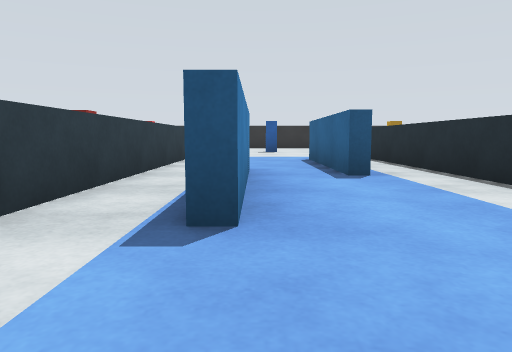
View 1 (above)

20 first-person views from a walk through a robot-simulator world made for Gazebo. The camera is 0.45 m above the floor, tilts 6° down and sees 70° across. The floor is counted in squares, 1 m on a side. Each view is taken from the middle of a square. On the plan, view 1 faces up. The plan holds only what a view shows up to about 9 squares ahead; the rest is blank.

View 2
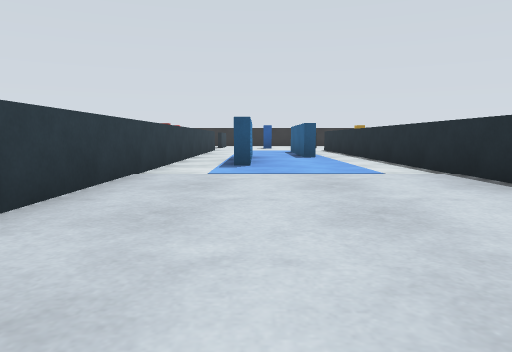

View 3
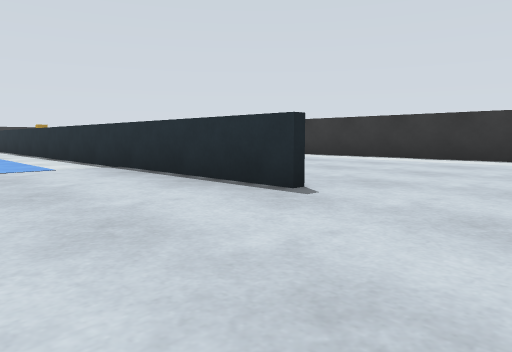

View 4
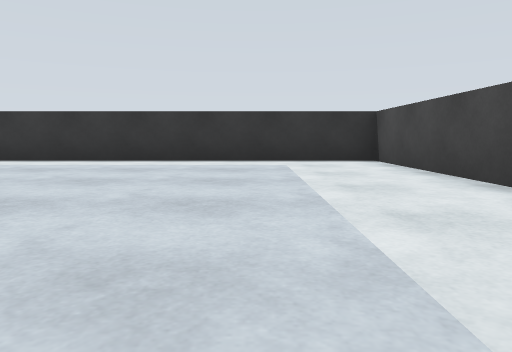

View 5
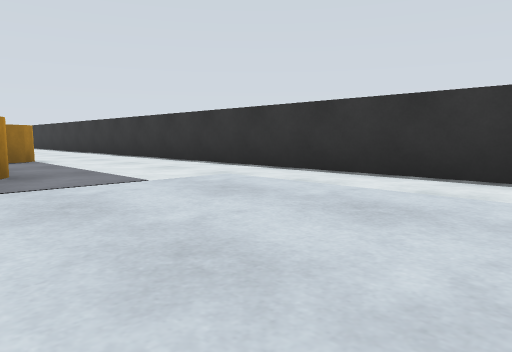

View 6
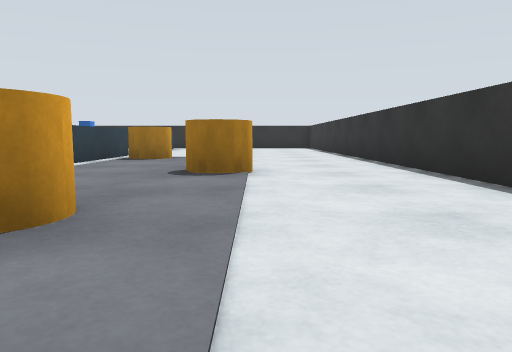

View 7
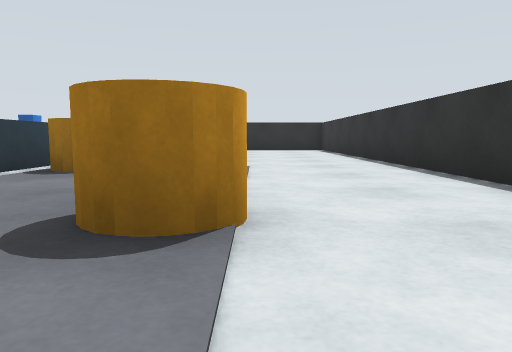

View 8
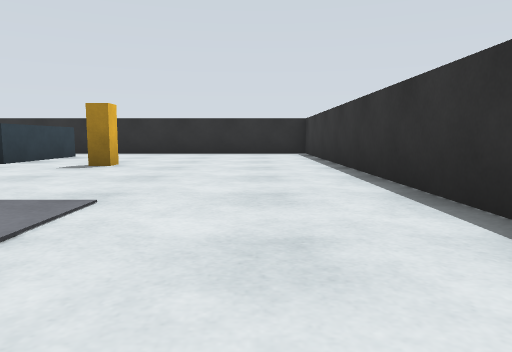

View 9
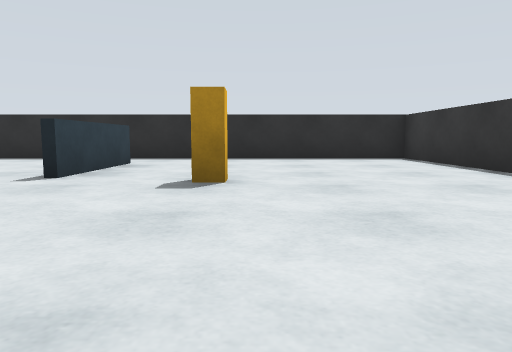

View 10
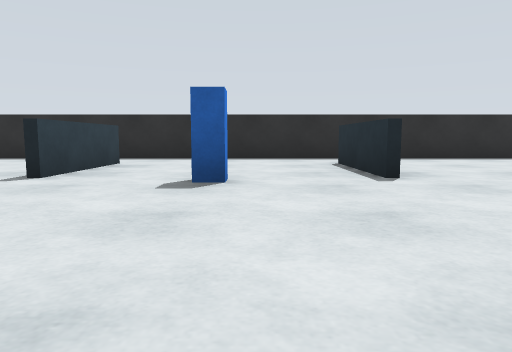

View 11
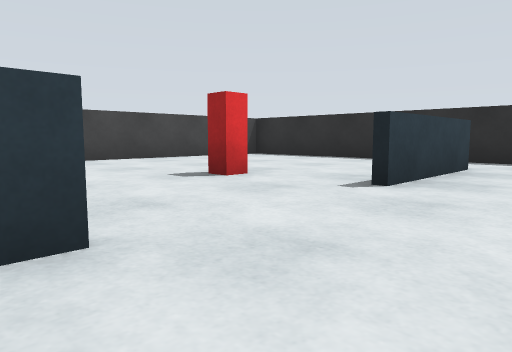

View 12
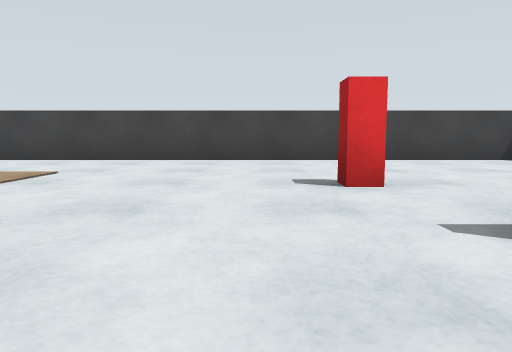

View 13
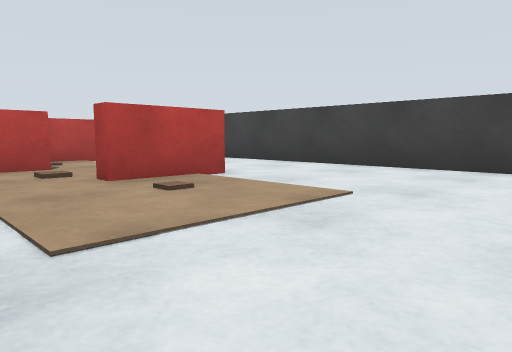

View 14
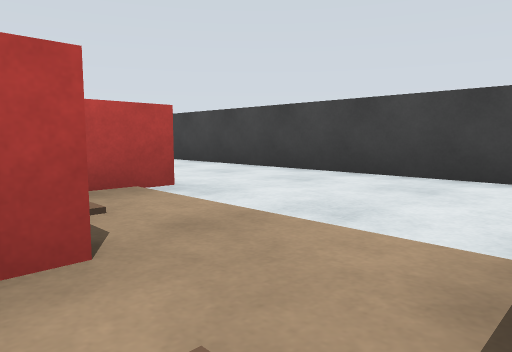

View 15
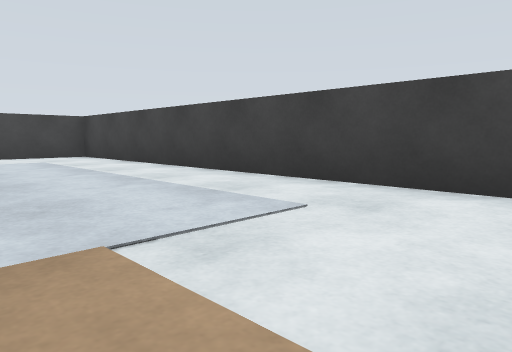

View 16
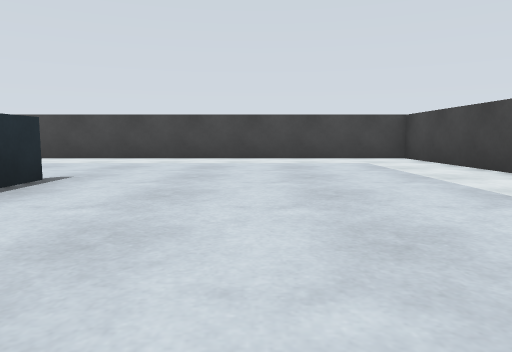

View 17
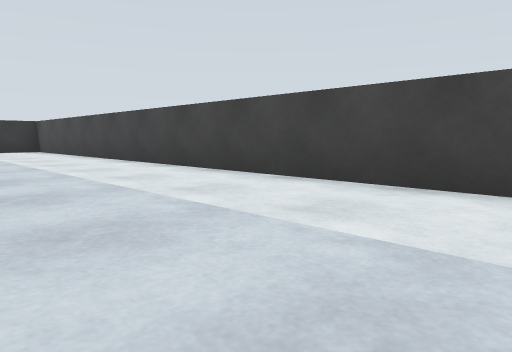

View 18
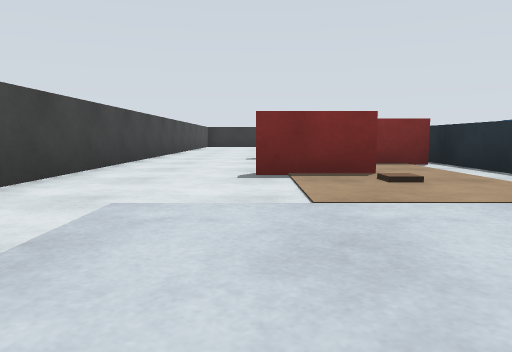

View 19
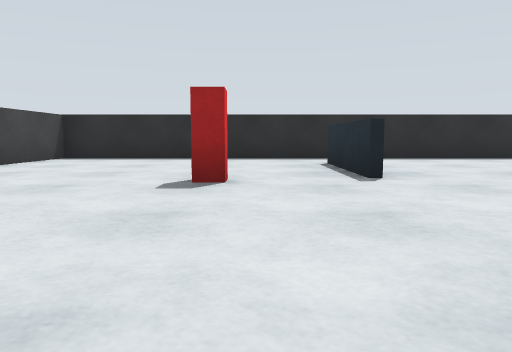

View 20
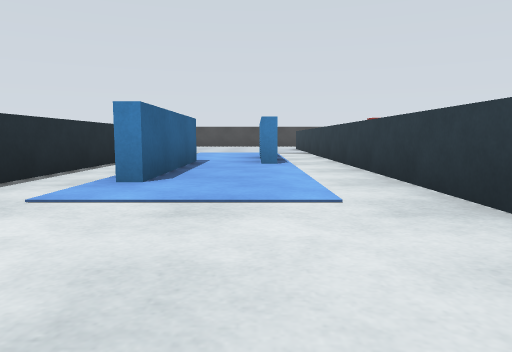

### Floor plan
Points are (right, up) in squares from view 1. A wall is a line through its corners. A room is listed if a view was taken in it or the views show most of it. See-through windows are left out.
Room 1 (views 1, 2, 3, 4, 5, 6, 7, 8, 9, 10, 11, 12, 13, 14, 15, 16, 17, 18, 19, 20)
walls: (-1.7, 2.6) (-1.7, 5.1); (2.7, 9.1) (2.7, 6.6); (-1.5, 9.6) (-1.5, -1.9); (-1.7, -3) (-1.7, -2.2); (2.5, -3) (2.5, 8.1); (-1.7, 12.2) (-1.7, 14.8); (2.5, 12.2) (2.5, 14.8); (-1.5, 14.8) (-1.5, 12.2); (2.7, 14.8) (2.7, 12.2); (-7.4, -7.4) (8.4, -7.4) (8.4, 16.4) (-7.4, 16.4) (-7.4, -7.4)
objects: gate (-5, 3) to (-4, 3); gate (-5, 6) to (-4, 6); marker (-4, 12); gate (-3, 4); gate (0, 2) to (0, 5); marker (0, 12); gate (1, 5) to (1, 7); orange cylinder (4, 2) to (5, 2); orange cylinder (4, 8); marker (4, 12); orange cylinder (5, 5) to (6, 5)

Positions as (right, up) in squares from view 1, and headings:
1: (0, 0), facing up
2: (0, -4), facing up
3: (0, -5), facing up-right
4: (1, -5), facing right
5: (4, -3), facing up-right
6: (6, 0), facing up
7: (6, 3), facing up
8: (7, 6), facing up
9: (5, 8), facing up
10: (1, 8), facing up
11: (0, 9), facing up-left
12: (0, 11), facing left
13: (-2, 10), facing down-left
14: (-3, 6), facing down-left
15: (-4, 2), facing down-left
16: (-4, 1), facing down
17: (-5, -4), facing down-right
18: (-5, -2), facing up
19: (-3, 8), facing up
20: (0, 11), facing down
